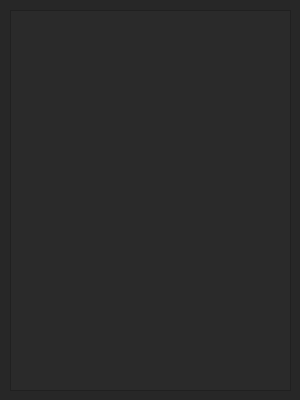
<?xml version="1.0" encoding="UTF-8"?>
<ui version="4.0">
 <class>history</class>
 <widget class="QWidget" name="history">
  <property name="geometry">
   <rect>
    <x>0</x>
    <y>0</y>
    <width>300</width>
    <height>400</height>
   </rect>
  </property>
  <property name="sizePolicy">
   <sizepolicy hsizetype="Expanding" vsizetype="Expanding">
    <horstretch>0</horstretch>
    <verstretch>0</verstretch>
   </sizepolicy>
  </property>
  <property name="minimumSize">
   <size>
    <width>300</width>
    <height>400</height>
   </size>
  </property>
  <property name="maximumSize">
   <size>
    <width>300</width>
    <height>400</height>
   </size>
  </property>
  <property name="windowTitle">
   <string>History</string>
  </property>
  <property name="styleSheet">
   <string notr="true">background-color: rgb(39, 39, 39);</string>
  </property>
  <widget class="QTextEdit" name="lable">
   <property name="geometry">
    <rect>
     <x>10</x>
     <y>10</y>
     <width>281</width>
     <height>381</height>
    </rect>
   </property>
   <property name="styleSheet">
    <string notr="true">background-color: rgb(42, 42, 42);
color: rgb(255, 255, 255);</string>
   </property>
  </widget>
 </widget>
 <resources/>
 <connections/>
</ui>
